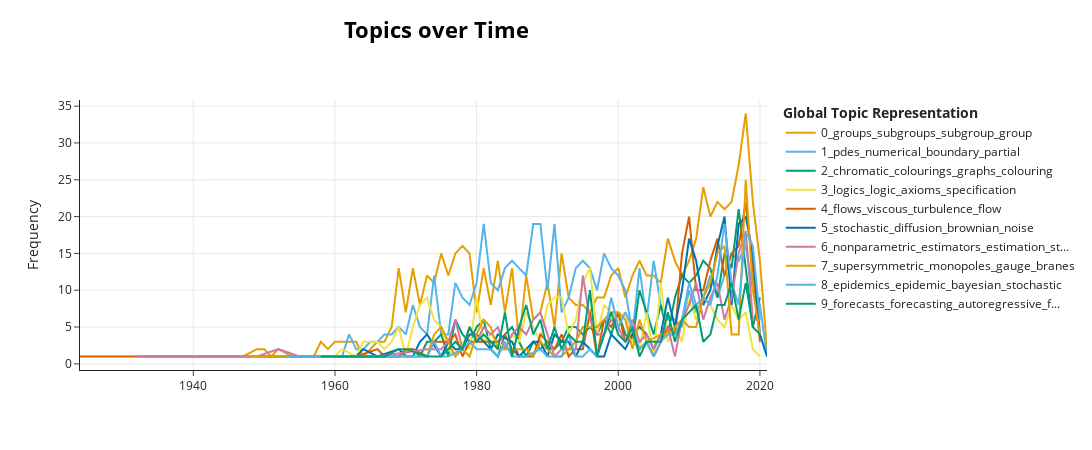

Notebook code for this chart:
### Code cell
topic_model_mathematics.visualize_topics_over_time(topics_over_time_mathematics, top_n_topics=10)
